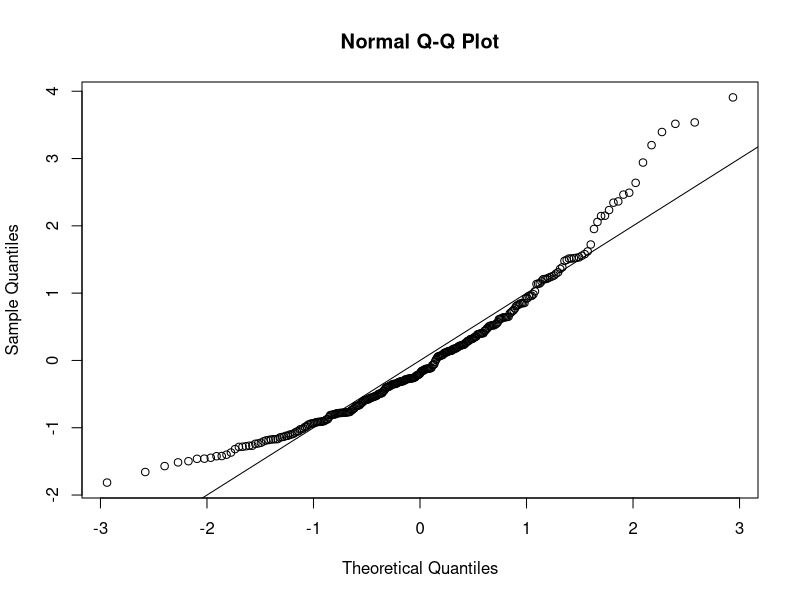
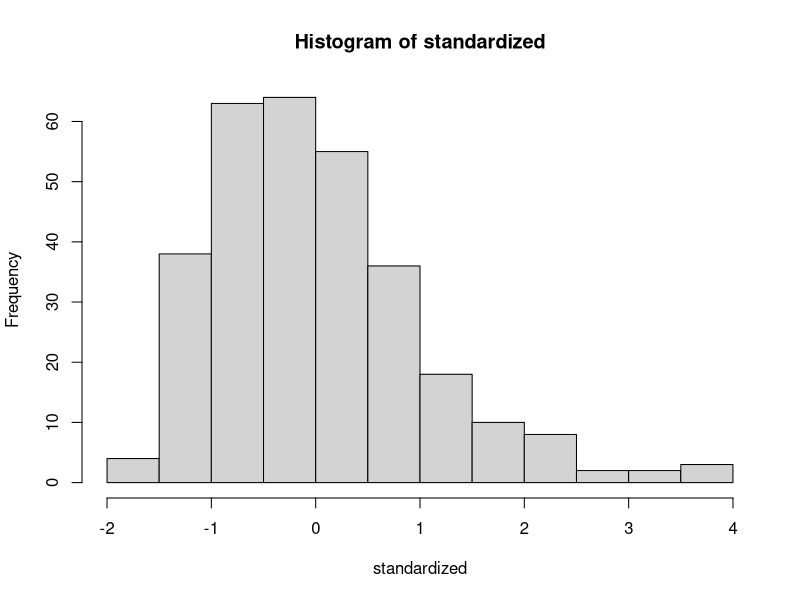
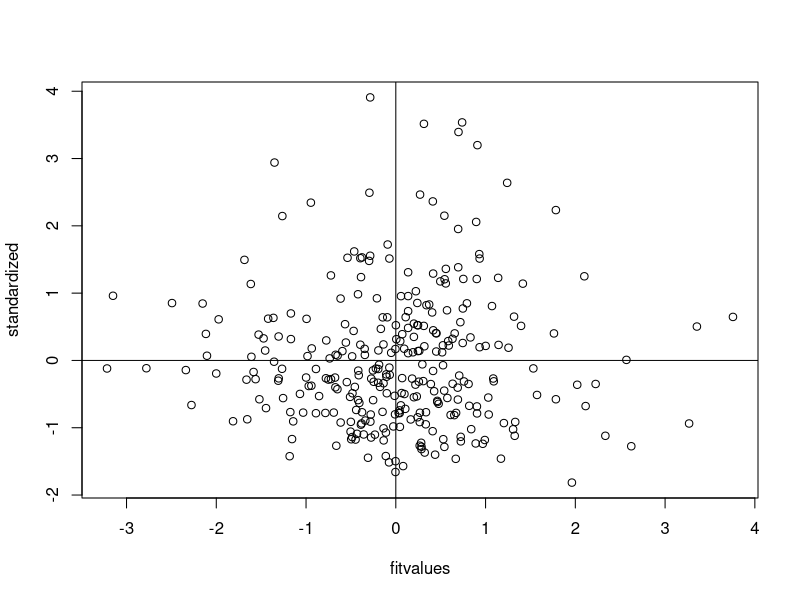

The R script that drew these images, in order: (Note: this script raises an error after producing the figures.)
setwd("G:/GA/Scales")
master = read.csv("Meaning_Scales_MundaneMeaning_RR_RN_Paper.csv")
summary(master)

####DATA SCREENING####
##Reverse Code. No reverse coding. Stopped here for scoring.
##Missing Data##
library(mice)
percentmiss = function(x){ sum(is.na(x))/length(x) *100 }

##Going by rows ONLY
notypos = master
missing = apply(notypos[ , 3:18], 1, percentmiss) 
table(missing)

##replace only the data that you should
replacepeople = notypos[ missing <= 5 , ]  
dontpeople = notypos[ missing > 5 , ]

##figure out the columns to exclude (survey data)
apply(replacepeople, 2, percentmiss)
replacecolumn = replacepeople[ , -c(1,2,19)]
dontcolumn = replacepeople[ , c(1,2,19)]

nomiss = replacepeople

##Outliers##
mahal = mahalanobis(nomiss[ , -c(1,2,19)], 
                    colMeans(nomiss[ , -c(1,2,19)], na.rm = TRUE),
                    cov(nomiss[ , -c(1,2,19)], use="pairwise.complete.obs"))

cutoff = qchisq(.999,ncol(nomiss[ , -c(1,2,19)])) 
summary(mahal < cutoff)
noout = nomiss[ mahal < cutoff, ]

##additivity: correlations
correlations = cor(noout[,-c(1,2,19)], use="pairwise.complete.obs")
symnum(correlations)

##make the random stuff
random = rchisq(nrow(noout), 7)
##be sure here not to include the ID columns!
fake = lm(random~., data=noout[ , -c(1:2,19)])

##get the linearity plot
##create the standardized residuals
standardized = rstudent(fake)
qqnorm(standardized)
abline(0,1)

##multivariate normality
hist(standardized, breaks=15)

##homogeneity and homoscedaticity
fitvalues = scale(fake$fitted.values)
plot(fitvalues, standardized) 
abline(0,0)
abline(v = 0)

##scoring 
##Coherence = 1-4 
##Integration of Circumstances = 5-8 
##High Level Action Identification = 9-12 
##Sense of Purpose = 13-16
Coherence = rowSums(filledin_none[ , c(3:6)])
Integration = rowSums(filledin_none[ , c(7:10)])
HLAIdentification = rowSums(filledin_none[ , c(11:14)])
SenseofPurpose = rowSums(filledin_none[ , c(15:18)])

##subsetting data
#Zero = notrandom, One = random, Two = paper
nooutnop = subset(noout, Source < 2)
nomissnop = subset(nomiss, Source < 2)

notrandom = subset(nomissnop, Source == 0)
random = subset(nomissnop, Source == 1)

library(lavaan)
##data sets
overallmodel = '
Coherence =~ Q111_1 + Q111_2 + Q111_3 + Q111_4 
Integration =~ Q111_5 + Q111_6 +Q111_7 + Q111_8  
HLAIdentification =~ Q111_9 + Q111_10 + Q111_11 + Q111_12   
SunseofPurpose =~ Q111_13 + Q111_14 + Q111_15 + Q111_16    
'
overall.fit = cfa(model = overallmodel, 
                  data=nomissnop, 
                  meanstructure = TRUE)

summary(overall.fit, 
        standardized=TRUE, 
        rsquare=TRUE, 
        fit.measure = TRUE)
##random
overall.fit.r = cfa(overallmodel, 
                    data=random, 
                    meanstructure = TRUE)

summary(overall.fit.r, 
        standardized=TRUE, 
        rsquare=TRUE, 
        fit.measure = TRUE)
##notrandom
overall.fit.nr = cfa(overallmodel, 
                     data=notrandom, 
                     meanstructure = TRUE)

summary(overall.fit.nr, 
        standardized=TRUE,
        rsquare=TRUE, 
        fit.measure = TRUE)
####Multigroup Testing####
library(semTools)
options(scipen = 999)
multisteps = measurementInvariance(overallmodel, 
                                   data = nomissnop, 
                                   group = "Source",
                                   strict = T)
fitmeasures(multisteps$fit.configural)
fitmeasures(multisteps$fit.loadings)
fitmeasures(multisteps$fit.intercepts)
fitmeasures(multisteps$fit.residuals)
